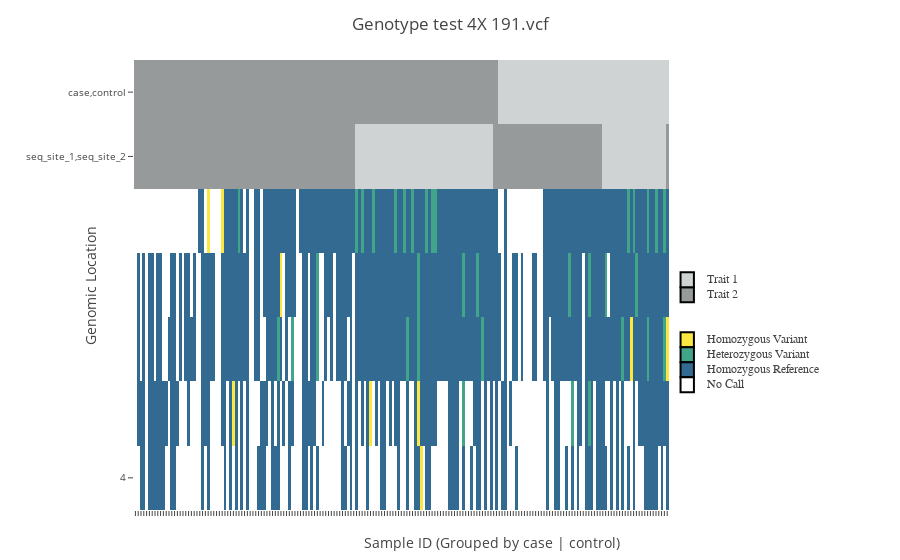
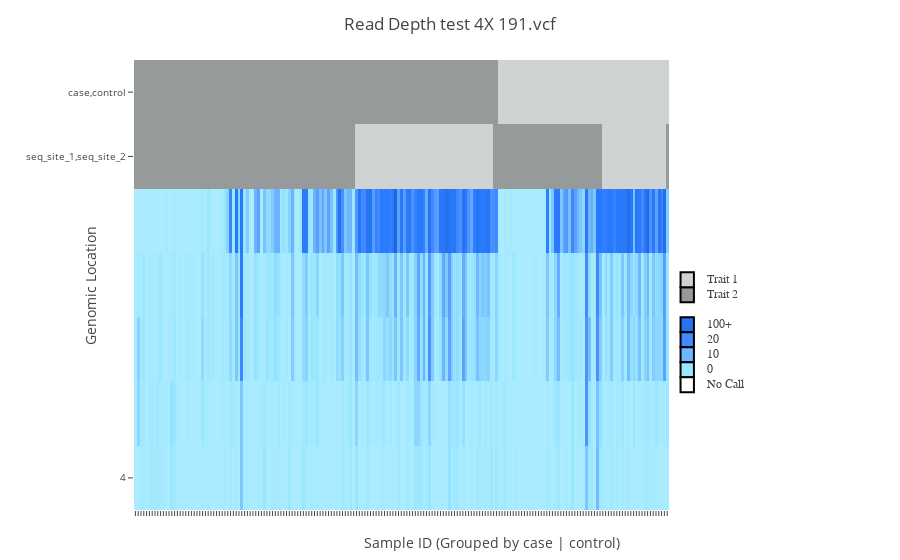

Notebook cell for these charts, in order:
### Code cell
jupyter_main(vcf_filename,saving_options,variant_filters,sample_selection,plotting_options)
;

### Figure 1 — Plotly figure (JSON) as saved in the notebook; plotly's stock layout.template omitted (floating-point values rounded to 4 significant figures; data arrays with more than 128 entries replaced by an {"elided": "..."} marker saying what was removed)
{"data": [{"colorbar": {"ticktext": ["Trait 2", "Trait 1", "No Call", "Homozygous Reference", "Heterozygous Variant", "Homozygous Variant"], "tickvals": [-2, -1, 0, 1, 2, 3]}, "colorscale": [[0, "rgb(208, 211, 212)"], [0.2, "rgb(151, 154, 154)"], [0.4, "rgb(255,255,255)"], [0.6, "rgb(51,106,145)"], [0.8, "rgb(65,165,137)"], [1, "rgb(251,231,65)"]], "gridcolor": "#E2E2E2", "hoverinfo": "text", "showscale": false, "text": {"elided": "7x191 str values"}, "transpose": true, "type": "heatmap", "x": {"elided": "191 int values"}, "y": [1, 2, 3, 4, 5, 6, 7], "z": {"elided": "191x7 int values"}, "zauto": false, "zmax": 3, "zmin": -2}, {"marker": {"size": 300}, "mode": "text", "name": "legend label", "text": ["No Call", "Homozygous Reference", "Heterozygous Variant", "Homozygous Variant", "", "Trait 2", "Trait 1"], "textfont": {"family": "Raleway, sans-serif"}, "textposition": "middle right", "type": "scatter", "x": [205.3, 205.3, 205.3, 205.3, 243.5, 205.3, 205.3], "y": [2.45, 2.683, 2.917, 3.15, 3.383, 3.85, 4.083]}], "layout": {"margin": {"b": 50, "l": 50, "r": 50, "t": 60}, "shapes": [{"fillcolor": "rgb(251,231,65)", "line": {"color": "black"}, "opacity": 1, "type": "rect", "x0": 195.8, "x1": 200.6, "y0": 3.033, "y1": 3.267}, {"fillcolor": "rgb(65,165,137)", "line": {"color": "black"}, "opacity": 1, "type": "rect", "x0": 195.8, "x1": 200.6, "y0": 2.8, "y1": 3.033}, {"fillcolor": "rgb(51,106,145)", "line": {"color": "black"}, "opacity": 1, "type": "rect", "x0": 195.8, "x1": 200.6, "y0": 2.567, "y1": 2.8}, {"fillcolor": "rgb(255,255,255)", "line": {"color": "black"}, "opacity": 1, "type": "rect", "x0": 195.8, "x1": 200.6, "y0": 2.333, "y1": 2.567}, {"fillcolor": "rgb(151, 154, 154)", "line": {"color": "black"}, "opacity": 1, "type": "rect", "x0": 195.8, "x1": 200.6, "y0": 3.733, "y1": 3.967}, {"fillcolor": "rgb(208, 211, 212)", "line": {"color": "black"}, "opacity": 1, "type": "rect", "x0": 195.8, "x1": 200.6, "y0": 3.967, "y1": 4.2}], "title": "Genotype test 4X 191.vcf", "xaxis": {"range": {"elided": "1x191 int values"}, "showgrid": false, "showticklabels": false, "tickangle": 45, "ticktext": {"elided": "191x1 str values"}, "tickvals": {"elided": "191 int values"}, "title": "Sample ID (Grouped by case | control)", "zeroline": false}, "yaxis": {"automargin": true, "hovermode": true, "range": [[1, 2, 3, 4, 5, 6, 7]], "showgrid": false, "tickfont": {"size": "10"}, "ticktext": ["4", "seq_site_1,seq_site_2", "case,control"], "tickvals": [1, 6, 7], "title": "Genomic Location", "zeroline": false}}}

### Figure 2 — Plotly figure (JSON) as saved in the notebook; plotly's stock layout.template omitted (floating-point values rounded to 4 significant figures; data arrays with more than 128 entries replaced by an {"elided": "..."} marker saying what was removed)
{"data": [{"colorbar": {"ticktext": ["Trait 2", "Trait 1", "No Call", "0", "20", "40", "60", "80", "100+"], "tickvals": [-60, -40, -20, 0, 20, 40, 60, 80, 99], "title": "Depth / Trait"}, "colorscale": [[0, "rgb(208, 211, 212)"], [0.125, "rgb(151, 154, 154)"], [0.25, "rgb(255, 255, 255)"], [0.4, "rgb(153,231,255)"], [0.5, "rgb(79,146,255)"], [0.5625, "rgb(43,124,255)"], [1, "rgb(0,64,168)"]], "gridcolor": "#E2E2E2", "hoverinfo": "text", "showscale": false, "text": {"elided": "7x191 str values"}, "transpose": true, "type": "heatmap", "x": {"elided": "191 int values"}, "y": [1, 2, 3, 4, 5, 6, 7], "z": {"elided": "191x7 int values"}, "zauto": false, "zmax": 100, "zmin": -60}, {"marker": {"size": 300}, "mode": "text", "name": "legend label", "text": ["No Call", "0", "10", "20", "100+", "", "Trait 2", "Trait 1"], "textfont": {"family": "Raleway, sans-serif"}, "textposition": "middle right", "type": "scatter", "x": [205.3, 205.3, 205.3, 205.3, 205.3, 243.5, 205.3, 205.3], "y": [2.45, 2.683, 2.917, 3.15, 3.383, 3.617, 3.85, 4.083]}], "layout": {"margin": {"b": 50, "l": 50, "r": 50, "t": 60}, "shapes": [{"fillcolor": "rgb(151, 154, 154)", "line": {"color": "black"}, "opacity": 1, "type": "rect", "x0": 195.8, "x1": 200.6, "y0": 3.733, "y1": 3.967}, {"fillcolor": "rgb(208, 211, 212)", "line": {"color": "black"}, "opacity": 1, "type": "rect", "x0": 195.8, "x1": 200.6, "y0": 3.967, "y1": 4.2}, {"fillcolor": "rgb(37,114,242)", "line": {"color": "black"}, "opacity": 1, "type": "rect", "x0": 195.8, "x1": 200.6, "y0": 3.267, "y1": 3.5}, {"fillcolor": "rgb(67,138,254)", "line": {"color": "black"}, "opacity": 1, "type": "rect", "x0": 195.8, "x1": 200.6, "y0": 3.033, "y1": 3.267}, {"fillcolor": "rgb(110,182,255)", "line": {"color": "black"}, "opacity": 1, "type": "rect", "x0": 195.8, "x1": 200.6, "y0": 2.8, "y1": 3.033}, {"fillcolor": "rgb(153,231,255)", "line": {"color": "black"}, "opacity": 1, "type": "rect", "x0": 195.8, "x1": 200.6, "y0": 2.567, "y1": 2.8}, {"fillcolor": "rgb(255,255,255)", "line": {"color": "black"}, "opacity": 1, "type": "rect", "x0": 195.8, "x1": 200.6, "y0": 2.333, "y1": 2.567}], "title": "Read Depth test 4X 191.vcf", "xaxis": {"range": {"elided": "1x191 int values"}, "showgrid": false, "showticklabels": false, "tickangle": 45, "ticktext": {"elided": "191x1 str values"}, "tickvals": {"elided": "191 int values"}, "title": "Sample ID (Grouped by case | control)", "zeroline": false}, "yaxis": {"automargin": true, "hovermode": true, "range": [[1, 2, 3, 4, 5, 6, 7]], "showgrid": false, "tickfont": {"size": "10"}, "ticktext": ["4", "seq_site_1,seq_site_2", "case,control"], "tickvals": [1, 6, 7], "title": "Genomic Location", "zeroline": false}}}
